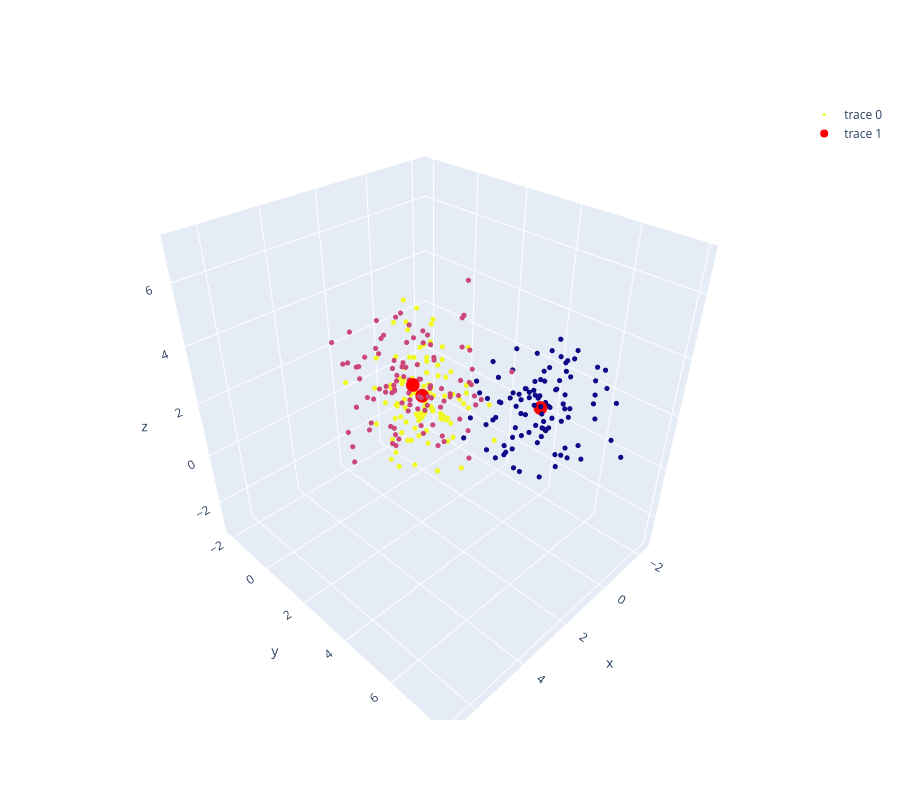

Source (notebook cell):
### Code cell
fig = go.Figure()
fig.update_layout(
    width=900,
    height=800
)

fig.add_trace(go.Scatter3d(
    x=X[:, 0], y=X[:, 1], z=X[:, 2],
    mode='markers',
    marker=dict(size=3, color=labels)
))

fig.add_trace(go.Scatter3d(
    x=centroids[:, 0], y=centroids[:, 1], z=centroids[:, 2],
    mode='markers',
    marker=dict(size=8, color='red', symbol='circle')
))

fig.show()

### Figure 1 — Plotly figure (JSON) as saved in the notebook; plotly's stock layout.template omitted (floating-point values rounded to 4 significant figures; data arrays with more than 128 entries replaced by an {"elided": "..."} marker saying what was removed)
{"data": [{"marker": {"color": {"elided": "300 int values"}, "size": 3}, "mode": "markers", "type": "scatter3d", "x": {"elided": "300 float values"}, "y": {"elided": "300 float values"}, "z": {"elided": "300 float values"}}, {"marker": {"color": "red", "size": 8, "symbol": "circle"}, "mode": "markers", "type": "scatter3d", "x": [0.05821, 4.975, 0.09227], "y": [5.136, 4.882, 0.1094], "z": [2.128, 5.114, 0.1752]}], "layout": {"height": 800, "width": 900}}
